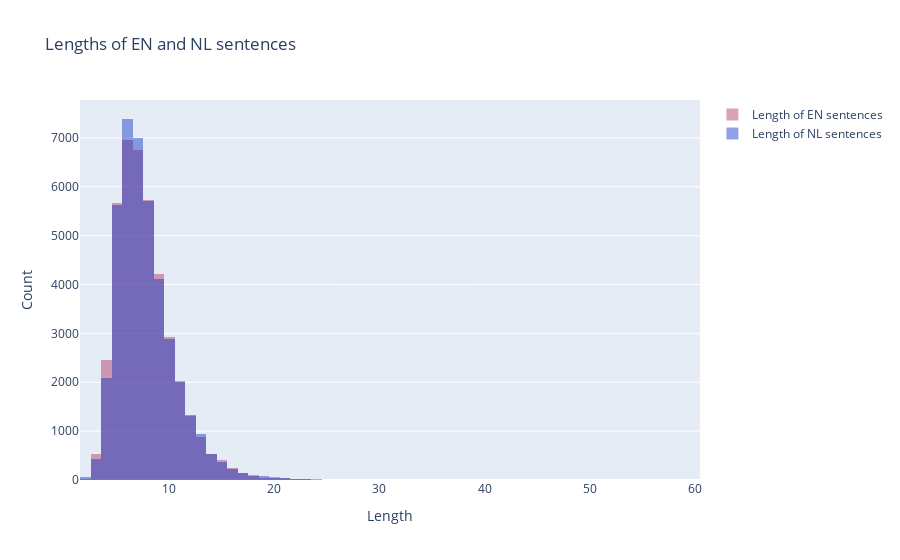

This figure's notebook cell:
### Code cell
plotLangLen("EN", "NL")

### Figure 1 — Plotly figure (JSON) as saved in the notebook; plotly's stock layout.template omitted (floating-point values rounded to 4 significant figures; data arrays with more than 128 entries replaced by an {"elided": "..."} marker saying what was removed)
{"data": [{"marker": {"color": "rgba(171, 50, 96, 0.6)"}, "opacity": 0.75, "type": "histogram", "name": "Length of EN sentences", "x": {"elided": "41141 int values"}}, {"marker": {"color": "rgba(12, 50, 196, 0.6)"}, "opacity": 0.75, "type": "histogram", "name": "Length of NL sentences", "x": {"elided": "41141 int values"}}], "layout": {"barmode": "overlay", "yaxis": {"title": {"text": "Count"}}, "xaxis": {"title": {"text": "Length"}}, "title": {"text": "Lengths of EN and NL sentences"}}}
